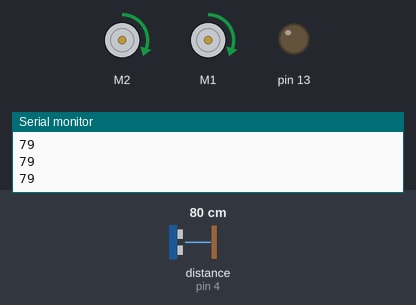
The sketch below on a simulated Arduino Uno, built with avr-gcc and run on an emulated ATmega328P. On the bench: 2 × DC motor (green arrow = forward, orange = backward, longer = faster), output pins drawn as LEDs (lit = HIGH), the last lines printed to the serial monitor. Wiring (inferred from the names in the program): ultrasonic range finder: trigger pin 2; echo pin 4. Dashed ring = blinking. The test bench sets the inputs (shaded band); at power-on: distance to the obstacle (sensor on pin 4) 80 cm. The echo pulse lasts 58.3 µs per cm; pins used as bus, display or sensor lines are not drawn.

Above: at 1.2 s.
1.3 s: distance to the obstacle (sensor on pin 4) set to 18 cm
2.8 s: distance to the obstacle (sensor on pin 4) set to 14 cm
At 3.15 s:
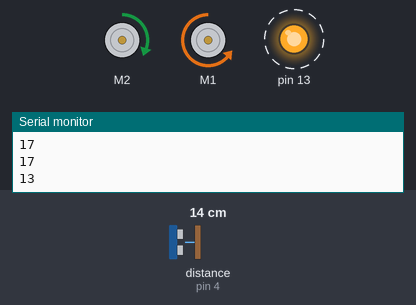
Timing chart, 0 to 11.8 s (numbered marks = the images above; inputs shaded):
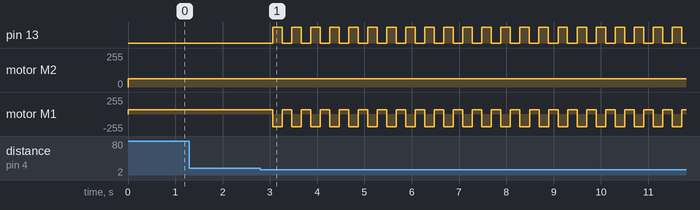

Measured:
- the behaviour switches between 17 and 16 cm on distance to the obstacle (sensor on pin 4) (found by bisection; images 0 and 1)
- after the input at 2.8 s, pin 13: alternates HIGH for 0.20 s and LOW for 0.20 s, starting after 0.26 s; motor M1: alternates backward 191/255 for 0.20 s and forward 63/255 for 0.20 s, starting after 0.26 s

The sketch:

ch04_06.ino
```cpp
#include <NewPing.h>
#include <ZumoMotors.h>

#define TRIGGER_PIN  2
#define ECHO_PIN     4
#define MAX_DISTANCE 600

NewPing sonar(TRIGGER_PIN, ECHO_PIN, MAX_DISTANCE);
ZumoMotors motors;
long duration, distance;

void setup() {
  pinMode(13, OUTPUT);
  pinMode(TRIGGER_PIN, OUTPUT);
  pinMode(ECHO_PIN, INPUT);
  Serial.begin(9600);
}

void loop() {

  digitalWrite(TRIGGER_PIN, LOW);
  delayMicroseconds(2);

  digitalWrite(TRIGGER_PIN, HIGH);
  delayMicroseconds(10);

  digitalWrite(TRIGGER_PIN, LOW);
  duration = pulseIn(ECHO_PIN, HIGH);

  //Calculate the distance (in cm) based on the speed of sound.
  distance = duration/58.2;

  Serial.println(distance);
  motors.setRightSpeed(100);
  motors.setLeftSpeed(100);
  delay(200);

  if(distance <= 15) {

    digitalWrite(13, HIGH);  // turn the other way

    motors.setLeftSpeed(-300);
    motors.setRightSpeed(100);

    delay(200);
    digitalWrite(13, LOW);

  }
}
```
